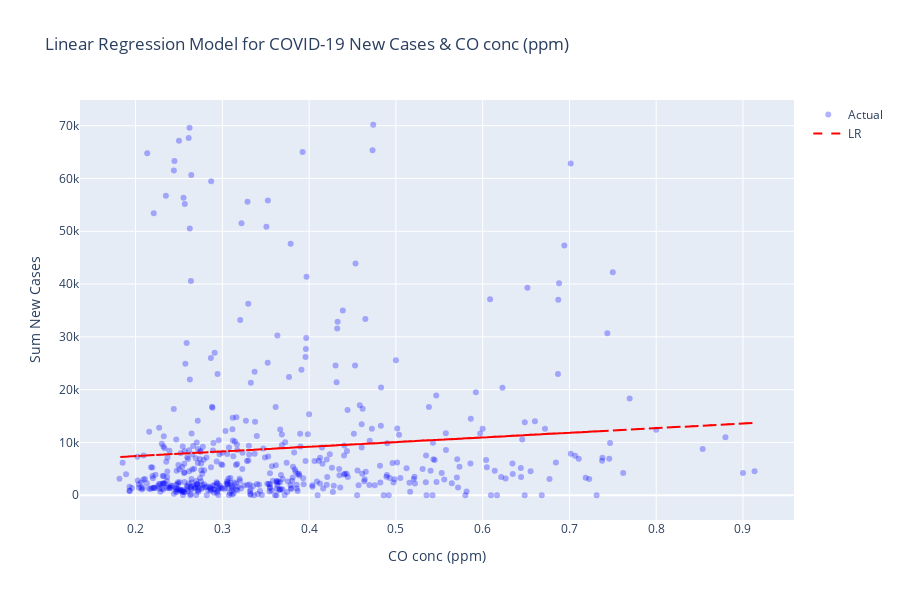

Notebook code cell kept with this figure:
### Code cell
# For CO conc (ppm) & Sum New Cases
## Perform regression modeling
from sklearn.linear_model import LinearRegression
from sklearn.metrics import r2_score, mean_squared_error

import statsmodels.api as sm
import calendar

# Convert datetime to int
#x = data['Date'].values.astype(int) / 10**9  # Convert to seconds (UNIX epoch start)
#x = x.reshape(-1, 1)


x = NewData['CO conc (ppm)']
y = NewData['Sum New Cases']

#--------------------------------------------------------------
# Linear regression model
#--------------------------------------------------------------
# Stastical approach
x_lms = sm.add_constant(x)
linear_model_stat = sm.OLS(y, x_lms)
lms_results = linear_model_stat.fit()
p_values = lms_results.pvalues[1:]

# Machine learning approach (no p-values)
linear_model = LinearRegression()
linear_model.fit(x_lms, y)
y_linear_pred = linear_model.predict(x_lms)

# Calculate R2 and RMSE for linear regression model
linear_r2 = r2_score(y, y_linear_pred)
linear_rmse = np.sqrt(mean_squared_error(y, y_linear_pred))

print("Model Evaluation")
print("\nLinear Regression: RMSE=%.2f, R2=%.2f" % (linear_rmse, linear_r2))
for i, p_value in enumerate(p_values.index):
  print(f'P({p_value}): {p_values[i]}')

if any(p_values <= 0.05):
  print("There is a significant relationship between the predictor and the response\n")
else:
  print("There is no significant relationship between the predictor and the response\n")


# Plot the model
import plotly.graph_objects as go

xtt = NewData['CO conc (ppm)']#.dt.strftime('%Y-%m-%d')
scatter_actual = go.Scatter(x=xtt, y=y, mode='markers', name='Actual', marker=dict(color='blue', opacity=0.3))

line_regression = go.Scatter(x=xtt, y=y_linear_pred, mode='lines', name='LR', line=dict(color='red', dash='dash'))

data = [scatter_actual, line_regression]

layout = go.Layout(xaxis=dict(title='CO conc (ppm)'),
                   yaxis=dict(title='Sum New Cases'),
                   title='Linear Regression Model for COVID-19 New Cases & CO conc (ppm)',
                   showlegend=True,
                   height=600)

fig = go.Figure(data=data, layout=layout)
fig.show()

### Figure 1 — Plotly figure (JSON) as saved in the notebook; plotly's stock layout.template omitted (floating-point values rounded to 4 significant figures; data arrays with more than 128 entries replaced by an {"elided": "..."} marker saying what was removed)
{"data": [{"marker": {"color": "blue", "opacity": 0.3}, "mode": "markers", "name": "Actual", "x": {"elided": "499 float values"}, "y": {"elided": "499 int values"}, "type": "scatter"}, {"line": {"color": "red", "dash": "dash"}, "mode": "lines", "name": "LR", "x": {"elided": "499 float values"}, "y": {"elided": "499 float values"}, "type": "scatter"}], "layout": {"height": 600, "showlegend": true, "title": {"text": "Linear Regression Model for COVID-19 New Cases & CO conc (ppm)"}, "xaxis": {"title": {"text": "CO conc (ppm)"}}, "yaxis": {"title": {"text": "Sum New Cases"}}}}
